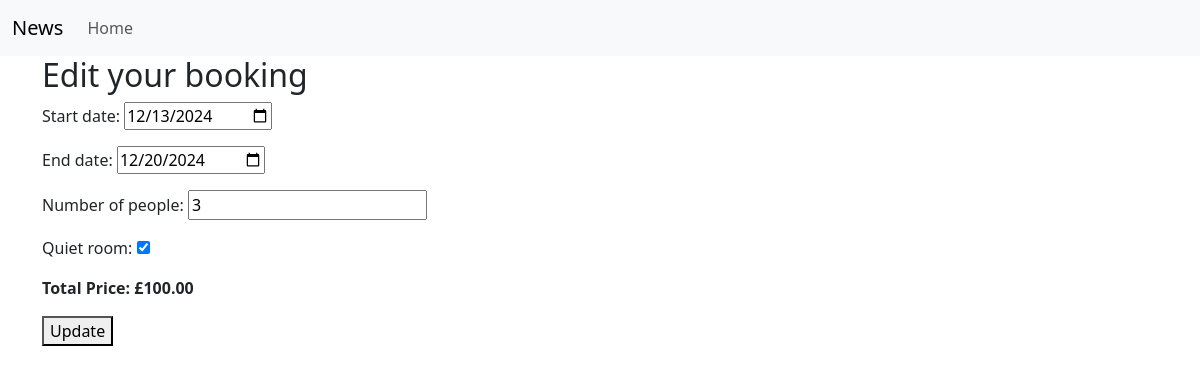
Screenshot of /bookings/edit/1 with the database file from the repository.
### bookings/models.py (models this page shows)
class Booking(models.Model):
    owner = models.ForeignKey(User, on_delete=models.SET_NULL, related_name='bookings', null=True)
    start_date = models.DateField()
    end_date = models.DateField()
    number_of_people = models.IntegerField()
    quiet_room = models.BooleanField()
    total_price = models.DecimalField(default=100.00, max_digits=5, decimal_places=2)

### bookings/views.py (the view)
# urls.py: path('bookings/edit/<booking_id>', booking_views.edit_booking, name="edit_booking"),
def edit_booking(request, booking_id):
    booking = get_object_or_404(Booking, id=booking_id)
    if request.method == "POST":
        form = BookingForm(request.POST, instance=booking)
        total_price = request.POST.get('total_price')
        if form.is_valid():
            booking = form.save(commit=False)
            booking.owner = request.user
            booking.total_price = total_price
            booking.save()
            return redirect('home')
    else:
        form = BookingForm(instance=booking)
        context = {
            "form": form,
            "total_price": booking.total_price,
        }
        return render(request, 'bookings/edit_booking.html', context)

### bookings/forms.py
class BookingForm(forms.ModelForm):
    class Meta:
        model = Booking
        fields = ['start_date', 'end_date', 'number_of_people', 'quiet_room']
        widgets = {
            'start_date': forms.DateInput(attrs={'type': 'date'}),
            'end_date': forms.DateInput(attrs={'type': 'date'}),
        }

### bookings/templates/bookings/edit_booking.html (shortened to what this page needs)
{% extends 'base.html' %}
{% block content %}
<h2>Edit your booking</h2>
<form method="post">
    {{ form.as_p }}
    <p style="font-weight: bold; margin-top: 10px;">Total Price: <span id="total-price-display">£{{ total_price }}</span></p>
    <button type="submit">Update</button>
</form>
{% endblock content %}

### rows the page displays
Booking: start_date "12/13/2024", end_date "12/20/2024", number_of_people "3", quiet_room "☑", total_price "100.00"
